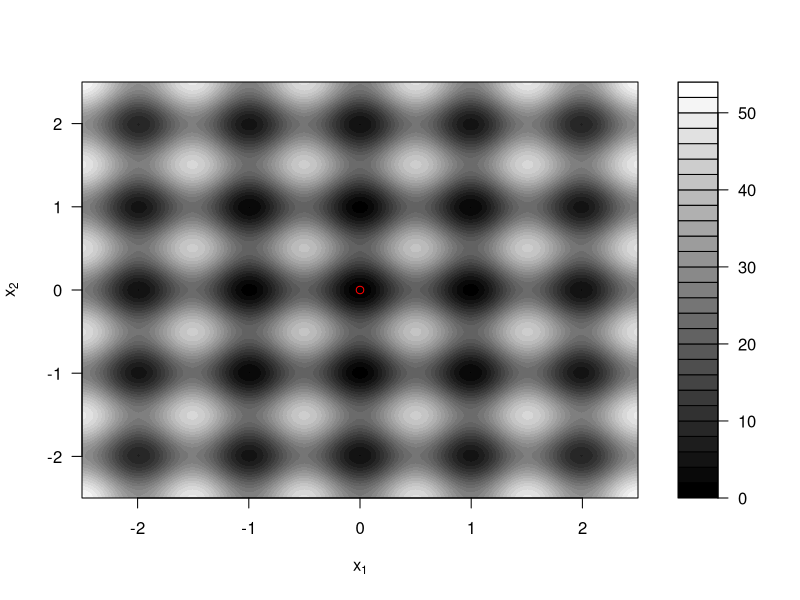

Here is the R script that generated this plot:
figPlace = "~/Documents/school/ucscGrad/thesis/herbie/writting/publish/nickHerbie/figures/"

colPersp = function(x,y,z,pal,nb.col,...,xlg=TRUE,ylg=TRUE){
	colnames(z) <- y
	rownames(z) <- x

	nrz <- nrow(z)
	ncz <- ncol(z) 

	color <- pal(nb.col)
	zfacet <- z[-1, -1] + z[-1, -ncz] + z[-nrz, -1] + z[-nrz, -ncz]
	facetcol <- cut(zfacet, nb.col)
	par(xlog=xlg,ylog=ylg)
	persp(
		as.numeric(rownames(z)),
		as.numeric(colnames(z)),
		as.matrix(z),
		col=color[facetcol],
		...
		)
}

#x shall have grid spaces in the rows and dimensions in the columns
rosenbrock = function(x){
        out = 100*(x[,1]^2 - x[,2])^2 + (x[,1] - 1)^2
        return(out)
}

rastrigin = function(x){
        out = matrix(NA, nrow=dim(x)[1], ncol=1)
        for (i in seq(1, dim(x)[1])){
                ex = x[i,]
                out[i] = 10*length(ex)+sum(ex^2-10*cos(2*pi*ex))
        }
        return(out)
}

easom = function(x){
	out = -apply(cos(x), 1, prod) * exp(-apply((x-pi)^2, 1, sum))
	#out = matrix(NA, nrow=dim(x)[1], ncol=1)	
	#for(i in seq(1, dim(x)[1])){
	#	ex = x[i,]
	#	out[i] = -prod(cos(ex)) * exp( -sum((ex-pi)^2) )
	#}
	return(out)
}


##
##ROSENBROCK
##
#h=0.01
#dimX = seq(-2, 2, h)
#dimY = seq(-3, 5, h)
##
#Z = matrix(NA, nrow=length(dimX), ncol=length(dimY))
#logZ = matrix(NA, nrow=length(dimX), ncol=length(dimY))
#for(i in seq(1, length(dimX))){
#	for(j in seq(1, length(dimY))){
#		Z[i,j] = rosenbrock( matrix(c(dimX[i], dimY[j]), nrow=1, ncol=2) )#shekel(c(dimD[i], dimD[j]), m=9)#easom(matrix(c(dimD[i], dimD[j]), ncol=2)) 
#		logZ[i,j] = log(Z[i,j])
#	}
#}
##
#pdf(sprintf("%sroseContourBW.pdf", figPlace))
# define jet colormap
jet.colors <- colorRampPalette(c("#00007F", "blue", "#007FFF", "cyan", "#7FFF7F", "yellow", "#FF7F00", "red", "#7F0000"))
bw = colorRampPalette(c('black', 'white'))
##
#filled.contour( dimX, dimY, Z,
#                        color.palette = bw,#jet.colors,
#                        xlab=expression(x[1]),
#                        ylab=expression(x[2]),
#                        #main='Rosenbrock',
#			#zlim=c(0, 3000)
#			plot.axes={ points(c(1), c(1), col="red", pch=1); axis(1); axis(2) }
#)
#dev.off()
##
#pdf(sprintf("%srosePersp.pdf", figPlace))
#colPersp( dimX, dimY, Z, 
#	jet.colors, 
#	200, 
#	phi=45, 
#	theta=-40, 
#	border=NA,
#	box=T,
#	ticktype="detailed",
#	xlab="x1",
#	ylab="x2",
#	#zlab='Rosenbrock'
#	zlab=""
#	#main='Rosenbrock'
#)
#dev.off()
##

#
#RASTRIGIN
#
h=0.01
dimX = seq(-2.5, 2.5, h)
dimY = seq(-2.5, 2.5, h)
#
Z = matrix(NA, nrow=length(dimX), ncol=length(dimY))
logZ = matrix(NA, nrow=length(dimX), ncol=length(dimY))
for(i in seq(1, length(dimX))){
	for(j in seq(1, length(dimY))){
		Z[i,j] = rastrigin( matrix(c(dimX[i], dimY[j]), nrow=1, ncol=2) )#shekel(c(dimD[i], dimD[j]), m=9)#easom(matrix(c(dimD[i], dimD[j]), ncol=2)) 
		logZ[i,j] = log(Z[i,j])
	}
}
#
#dev.new()
pdf(sprintf("%srastContourBW.pdf", figPlace))
# define jet colormap
jet.colors <- colorRampPalette(c("#00007F", "blue", "#007FFF", "cyan", "#7FFF7F", "yellow", "#FF7F00", "red", "#7F0000"))
filled.contour( dimX, dimY, Z,
                        color.palette = bw,
                        xlab=expression(x[1]),
                        ylab=expression(x[2]),
                        #main='Rastrigin',
			#zlim=c(0, 3000)
			plot.axes={ points(c(0), c(0), col="red", pch=1); axis(1); axis(2) }			
)
dev.off()
#
##dev.new()
#pdf(sprintf("%srastPersp.pdf", figPlace))
#colPersp( dimX, dimY, Z, 
#	jet.colors, 
#	200, 
#	phi=45, 
#	theta=-40, 
#	border=NA,
#	box=T,
#	ticktype="detailed",
#	xlab="x1",
#	ylab="x2",
#	#zlab='Rosenbrock'
#	zlab=""#,
#	#main='Rastrigin'
#)
#dev.off()
##

##
##EASOM
##
#h=0.025
#dimX = seq(-11, 11, h)
#dimY = seq(-11, 11, h)
##
#Z = matrix(NA, nrow=length(dimX), ncol=length(dimY))
#logZ = matrix(NA, nrow=length(dimX), ncol=length(dimY))
#for(i in seq(1, length(dimX))){
#	for(j in seq(1, length(dimY))){
#		Z[i,j] = easom( matrix(c(dimX[i], dimY[j]), nrow=1, ncol=2) )
#	}
#}
##
##dev.new()
#pdf(sprintf("%seasomContour.pdf", figPlace))
## define jet colormap
#jet.colors <- colorRampPalette(c("#00007F", "blue", "#007FFF", "cyan", "#7FFF7F", "yellow", "#FF7F00", "red", "#222222"))
#filled.contour( dimX, dimY, Z,
#                        color.palette = jet.colors,
#                        xlab=expression(x[1]),
#                        ylab=expression(x[2]),
#                        #main='Easom',
#			#zlim=c(0, 3000)
#			plot.axes={ points(c(pi), c(pi), col="white", pch=20); axis(1); axis(2) }
#)
#dev.off()
#
##dev.new()
#pdf(sprintf("%seasomPersp.pdf", figPlace))
#colPersp( dimX, dimY, Z, 
#	jet.colors, 
#	200, 
#	phi=35, 
#	theta=180, 
#	border=NA,
#	box=T,
#	ticktype="detailed",
#	xlab="x1",
#	ylab="x2",
#	#zlab='Rosenbrock'
#	zlab=""#,
#	#main='Easom'
#)
#dev.off()
##
